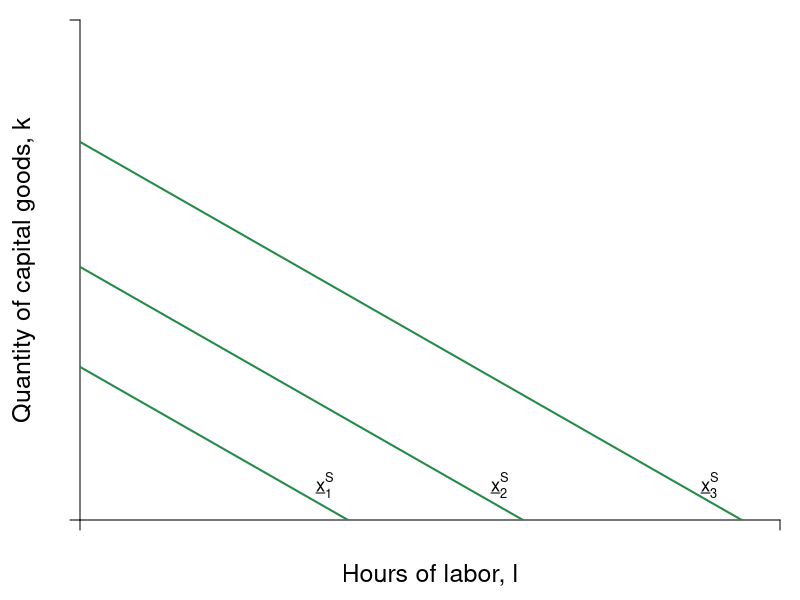

The R script that drew this image:
#Graph Designer: Simon Halliday
#Authors: Bowles, Foley and Halliday
#Title: Coordination, Conflict and Competition: A Text in Microeconomics

library(shape)
pdf(file = "specprodexch/techvariables3.pdf", width = 7, height = 7)

#Set parameters for graphics
axislabelsize <- 1.5
labelsize <- 1.1
graphlinewidth <- 2
segmentlinewidth <- 1.5

COL <- c("#7fc97f", "#beaed4", "#fdc086", "#ffff99", "#386cb0", "#f0027f", "#bf5b17", "#666666")
COLA <- c("#e0f3db", "#99d8c9","#66c2a4","#41ae76", "#238b45", "#005824")
COLB <- c("#c6dbef", "#4eb3d3", "#2b8cbe", "#0868ac","#084081")

#Edited the margins to cater for the larger LHS labels
par(mar =  c(4, 4, 1, 1))

uFn <- function(x, y, alpha = 0.7){
  (x^alpha)*(y^(1 - alpha))
}

isoA <- function(l, alpha = 0.7, xbar = 4, A = 2) {
  (xbar / A)^2 - alpha*l
}

trsline <- function(x, constant = 10, slope = 4){
  constant - (slope)*x
}

ff <- function(x, c = 12, s = 1/3){
  c - s*x
}

xlims <- c(0, 10)
ylims <- c(0, 10)

npts <- 501 
x <- seq(xlims[1], xlims[2], length.out = npts)
y <- seq(ylims[1], ylims[2], length.out = npts) 
a <- c(2, 4, 6)

plot(0, 0, xlim = xlims, ylim = ylims, type = "n",
     xlab = expression(paste("")),
     ylab = expression(paste("")), 
     xaxt = "n", 
     yaxt = "n", 
     cex.lab = axislabelsize, 
     bty = "n", 
     xaxs="i", 
     yaxs="i"
)


# ticksy <- seq(from = 0, to = ylims[2], by = 1)
# ylabels <- seq(from = 0, to = ylims[2], by = 1)
# ticksx <- seq(from = 0, to = xlims[2], by = 1)
# xlabels <- seq(from = 0, to = xlims[2], by = 1)
ticksy <- c(ylims[1],  ylims[2])
ylabels <- c(NA, NA)
ticksx <- c(xlims[1], xlims[2])
xlabels <- c(NA, NA)

axis(1, at = ticksx, pos = 0, labels = xlabels)
axis(2, at = ticksy, pos = 0, labels = ylabels, las = 1)

npts <- 500 
xx1 <- seq(xlims[1], xlims[2], length.out = npts)
xx2 <- seq(0, xlims[2], length.out = npts)
xx3 <- seq(1.5, 2.5, length.out = npts)
xx4 <- seq(3, 5, length.out = npts)
xx5 <- seq(7, 9, length.out = npts)

#Draw the graphs
lines(xx1, isoA(xx1, alpha = 0.8, xbar = 3.5, A = 2), col = COLA[5], lwd = graphlinewidth)
lines(xx1, isoA(xx1, alpha = 0.8, xbar = 4.5, A = 2 ), col = COLA[5], lwd = graphlinewidth)
lines(xx1, isoA(xx1, alpha = 0.8, xbar = 5.5, A = 2), col = COLA[5], lwd = graphlinewidth)
#lines(xx1, isoA(xx1, alpha = 0.3, xbar = 4), col = COLB[5], lwd = graphlinewidth)
#lines(xx1, ff(xx1, c = 9, s = 1.34), col = COL[3], lwd = graphlinewidth)
# lines(xx3, trsline(xx3, constant = 16), col = "gray", lty = 2, lwd = graphlinewidth)
# lines(xx4, trsline(xx4, constant = 8, slope = 1), col = "gray", lty = 2, lwd = graphlinewidth)
# lines(xx5, trsline(xx5, constant = 4, slope = 0.25), col = "gray", lty = 2, lwd = graphlinewidth)
#lines(xx4, mcline(xx4, constant = totalcost(x = 3, c0 = 2, c1 = 0.05, c2 = 0.05) - 3*marginalcost(x = 3, c1 = 0.05, c2 = 0.05), slope = marginalcost(x = 3, c1 = 0.05, c2 = 0.05)), col = "gray", lty = 2, lwd = graphlinewidth)



#Label the feasible frontier
# text(3.2, 1, expression("Feasible Frontier"), cex = labelsize)
# text(3.2, 0.5, expression("(production possibilities frontier)"), cex = labelsize)
# Arrows(4.35, 0.95, 8.1, 0.95, col = "black", lty = 1, lwd = 2, arr.type = "triangle", arr.lwd = 0.5)

#Axis labels
mtext(expression(paste("Hours of labor, ", l)), side = 1, line = 2.5, cex = axislabelsize)
text(-0.8, 5, expression(paste("Quantity of capital goods, ", k)), xpd = TRUE, cex = axislabelsize, srt = 90) 


# contour(x, y, 
#         outer(x, y, uFn),
#         drawlabels = FALSE,
#         col = COLB[3],
#         lwd = graphlinewidth,
#         levels = a, 
#         xaxs="i", 
#         yaxs="i", 
#         add = TRUE)


#Label the indifference curves
#text(8, 1.6, expression(paste("Technology E, ", x[1]^E)), cex = labelsize)
# text(6, 9, expression(paste("Technology E Production: ", x == A*(alpha*l + k)^frac(1,2))), cex = labelsize)
# text(6, 8, expression(paste("Isoquant curve: ", k == bgroup("(",frac(bar(x), A),")")^2 - alpha*l   )), cex = labelsize)
# text(6, 7, expression(paste(trs(l,k) == frac(x[l],x[k]), phantom() == alpha)), cex = labelsize)

text(3.5, 0.7, expression(paste(underline(x)[1]^S)), cex = labelsize)
text(6, 0.7, expression(paste(underline(x)[2]^S)), cex = labelsize)
text(9, 0.7, expression(paste(underline(x)[3]^S)), cex = labelsize)

# text(8, 4, expression(paste(trs(l,k) == frac(2,8), phantom() == 0.25)), cex = labelsize)
# Arrows(8, 3.6, 8, 2.4, col = "black", lty = 1, lwd = 2, arr.type = "triangle", arr.lwd = 0.5)
# 
# text(4, 6, expression(paste(trs(l,k) == frac(4,4), phantom()==1)), cex = labelsize)
# Arrows(4, 5.6, 4, 4.4, col = "black", lty = 1, lwd = 2, arr.type = "triangle", arr.lwd = 0.5)
# 
# text(4, 8, expression(paste(trs(l,k) == frac(8,2), phantom() == 4)), cex = labelsize)
# Arrows(3.05, 8, 2.3, 8, col = "black", lty = 1, lwd = 2, arr.type = "triangle", arr.lwd = 0.5)


#Label feasible and infeasible
#text(8, 9, expression(paste(trs(l,k) == frac(x[l], x[k]), phantom() == frac(mp[l], mp[k]), phantom() == -frac(dk,dl))), cex = labelsize)
#text(3, 2.5, expression(paste("with plan ", (list(x, l, k)) )), cex = labelsize)

# text(8, 8.5, expression(paste("Production set:")), cex = labelsize)
# text(8, 8, expression(paste(x = bar(x), " feasible")), cex = labelsize)
# text(8, 7.5, expression(paste("with plan ", (list(x, l, k)) )), cex = labelsize)

#segments(0, 0, 4, ylims[2], lty = 2, col = "gray" , lwd = segmentlinewidth)

# segments(0, 8, 2.9705, 8, lty = 2, col = "gray" , lwd = segmentlinewidth)
#segments(2.9705, 0, 2.9705, 8, lty = 2, col = "gray" , lwd = segmentlinewidth)
# segments(2, 0, 2, 8, lty = 2, col = "gray" , lwd = segmentlinewidth)
# segments(4, 0, 4, 4, lty = 2, col = "gray" , lwd = segmentlinewidth)
# segments(0, 4, 4, 4, lty = 2, col = "gray" , lwd = segmentlinewidth)
# 
# 
# segments(8, 0, 8, 2, lty = 2, col = "gray" , lwd = segmentlinewidth)
# segments(0, 2, 8, 2, lty = 2, col = "gray" , lwd = segmentlinewidth)
# 
# segments(8, 0, 8,indiffA(x = 8)  , lty = 2, col = "gray" , lwd = segmentlinewidth)
# segments(0, indiffA(x = 8) , 8,indiffA(x = 8)  , lty = 2, col = "gray" , lwd = segmentlinewidth)

#Annotate points (4,4),(2,8),(8,2) on feasibility frontier
# text(4.2, 4.2, expression(paste(b)), cex = labelsize)
# points(2.1, isoA(l = 2.1, alpha = 0.3, xbar = 4), pch = 16, col = "black", cex = 1.5)
# text(2.1 - 0.2, isoA(l = 2.1, alpha = 0.3, xbar = 4), expression(paste(b)), cex = labelsize)


# points(3.04, isoA(l = 3.04, alpha = 0.7, xbar = 4), pch = 16, col = "black", cex = 1.5)
# text(3.04 - 0.2, isoA(l = 3.04, alpha = 0.7, xbar = 4), expression(paste(a)), cex = labelsize)

#points(4.8, indiffA(x = 4.8, alpha = 0.7), pch = 16, col = "black", cex = 1.5)


# text(7, 8, expression(paste("Lily's Utility: ", u^L*(list(x^L, y^L)) == (x^L)^{0.7}*(y^L)^{0.3})), cex = labelsize)
# text(7, 7, expression(paste("Peyton's Utility: ", u^P*(list(x^P, y^P)) == (x^P)^{0.5}*(y^P)^{0.5})), cex = labelsize)



dev.off()
